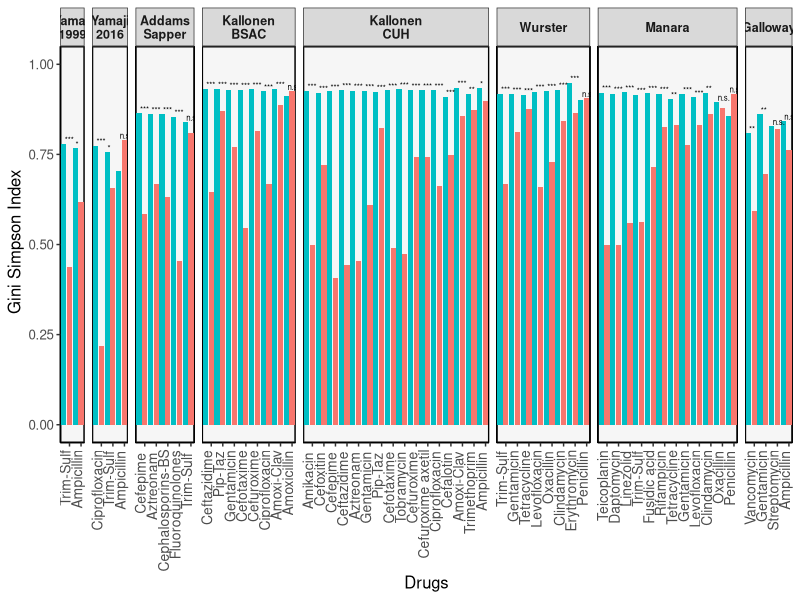
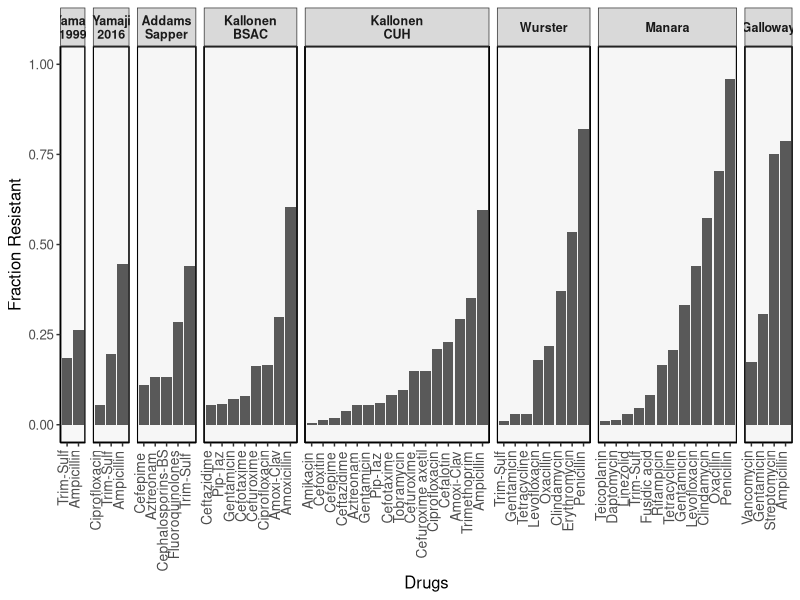

These charts were generated, in order, by the following R code:
setwd("~/Dropbox/2017_CodeLab/BacterialResistanceProject_2020/2020_CandaceUTIpopgen/DataAnalysis")

library(reshape2)
library(dplyr)
library(ggplot2)

#used "DivIndices.csv" created by Pleuni i.e created by "Simpson_Index_WithFunctions.R" Rscripts
DivIndices <- read.csv(file = "Output/DivIndices.csv")

#to remove the "_" in the name of the datasets and replace with empty space, 
#it is useful to fix the name of the dataset with labeller function in facet_grid
DivIndices$Dataset <- gsub("_", " ", DivIndices$Dataset)
DivIndices$Dataset <- gsub("-", " ", DivIndices$Dataset)

#to add asterisk instead of pvalue
DivIndices$star<-"n.s."
DivIndices$star[DivIndices$GSIpvalue > .05]  <- "n.s."
DivIndices$star[DivIndices$GSIpvalue <= .05]  <- "*"
DivIndices$star[DivIndices$GSIpvalue <= .01]  <- "**"
DivIndices$star[DivIndices$GSIpvalue <= .001] <- "***"

DatasetList = unique(DivIndices$Dataset)

#Remove rows with no resistance
DivIndices<-DivIndices[DivIndices$NumRes>1,]

DivIndices$FracRes <- DivIndices$NumRes / (DivIndices$NumRes + DivIndices$NumSus)

######################################################################################################## 
#to make barplot using ggplot

#selecct 3 required columns from dataframe; "DivIndices"
df1 <- data.frame(DivIndices$Dataset ,DivIndices$Drug,DivIndices$star, DivIndices$GSIvalueS, DivIndices$GSIvalueR, DivIndices$FracRes) 

df1$heightofstars<- 0
for (i in 1:nrow(df1)){df1$heightofstars[i] = max(df1$DivIndices.GSIvalueS[i], df1$DivIndices.GSIvalueR[i])}

#merge two colums into one using melt function in order to plot side-by-side in ggplot
df2 <- melt(df1, id=c("DivIndices.Dataset", "DivIndices.Drug", "DivIndices.star", "heightofstars", "DivIndices.FracRes"))
#change name of the columns
colnames(df2)[1:7]<-c("Dataset","Drug","star", "heigthofstar", "FracRes", "Response", "SI_values")

#We need the stars only for half of the bars
df2$star[df2$Response == "DivIndices.GSIvalueR"] <- ""

#to change the order of the barplots
df2$Dataset<-factor(df2$Dataset, levels = 
                      c("Yamaji 1999", "Yamaji 2016", "Addams Sapper", "Kallonen BSAC", "Kallonen CUH", "Wurster" , "Manara", "Galloway" ))

DFForBarplots <- df2 %>%
  #arrange(factor(Dataset, levels = c("Yamaji 1999", "Yamaji 2016", "Addams Sapper", "Kallonen" , "Wurster" , "Manara", "Galloway" )), FracRes) %>%
  arrange(Dataset,FracRes,Drug) %>%
  # 3. Add order column of row numbers
  mutate(order = row_number())

#to make barplot using ggplot
png(paste0("Output/", "Figure2A_GiniSimpson", ".png"), width = 350, height = 150, units='mm', res = 300)
P<-ggplot(DFForBarplots) +
  geom_rect(aes( xmin=-Inf, xmax=Inf, ymin=-Inf, ymax=Inf), fill= "#F5F5F5",alpha= 0.5,
            colour = "black",size = 0.7) + 
  geom_bar(aes(x=as.factor(order), y=SI_values,fill=Response),stat='identity', position='dodge')+ 
  ylim(0,1)+
  ylab(" Gini Simpson Index")+ xlab("Drugs")+
  scale_fill_manual(values = c("#00BFC4", "#F8766D"), labels = c("Susceptible", "Resistant"))+ #to add color and legend manually
  facet_grid( ~ Dataset, scales = "free_x", space = "free", labeller = label_wrap_gen(10))+ 
  theme_bw() + 
  theme(panel.border = element_blank(),
        text = element_text(size=12),
        panel.grid.major = element_blank(),
        axis.text.x = element_text(angle = 90, hjust = 0.95, vjust=0.1, size = 10),
        panel.grid.minor = element_blank(),
        axis.line = element_line(colour = "black"),
        strip.text.x = element_text(size = 9, face = "bold"))+
  scale_x_discrete(breaks= seq(2 , max(DFForBarplots$order), by = 2) ,
                   labels=DFForBarplots$Drug[seq(2 , max(DFForBarplots$order), by = 2)])

P <- P + geom_text(aes(label=star, x=as.factor(order), y=heigthofstar), vjust=-0.2, hjust = -0.1, size = 2 )
P + theme(legend.position = "none")
dev.off()


#to make barplot using ggplot
png(paste0("Output/", "Figure2B_FracRes", ".png"), width = 350, height = 150, units='mm', res = 300)

P<-ggplot(DFForBarplots[DFForBarplots$Response == "DivIndices.GSIvalueS",]) +
  geom_rect(aes( xmin=-Inf, xmax=Inf, ymin=-Inf, ymax=Inf), fill= "#F5F5F5",alpha= 0.5,
            colour = "black",size = 0.7) + 
  geom_bar( aes(x=as.factor(order), y=FracRes),stat='identity', position='dodge')+ 
  ylim(0,1)+
  ylab("Fraction Resistant")+ xlab("Drugs")+
  facet_grid( ~ Dataset, scales = "free_x", space = "free", labeller = label_wrap_gen(10))+ 
  theme_bw() + 
  theme(panel.border = element_blank(),
        text = element_text(size=12),
        panel.grid.major = element_blank(),
        axis.text.x = element_text(angle = 90, hjust = 0.95, vjust=0.1, size = 10),
        panel.grid.minor = element_blank(),
        axis.line = element_line(colour = "black"),
        strip.text.x = element_text(size = 9, face = "bold"))+
  scale_x_discrete(breaks= DFForBarplots$order[DFForBarplots$Response == "DivIndices.GSIvalueS"] ,
                   labels=DFForBarplots$Drug[DFForBarplots$Response == "DivIndices.GSIvalueS"])

P 

dev.off()

#########################################################################################################






